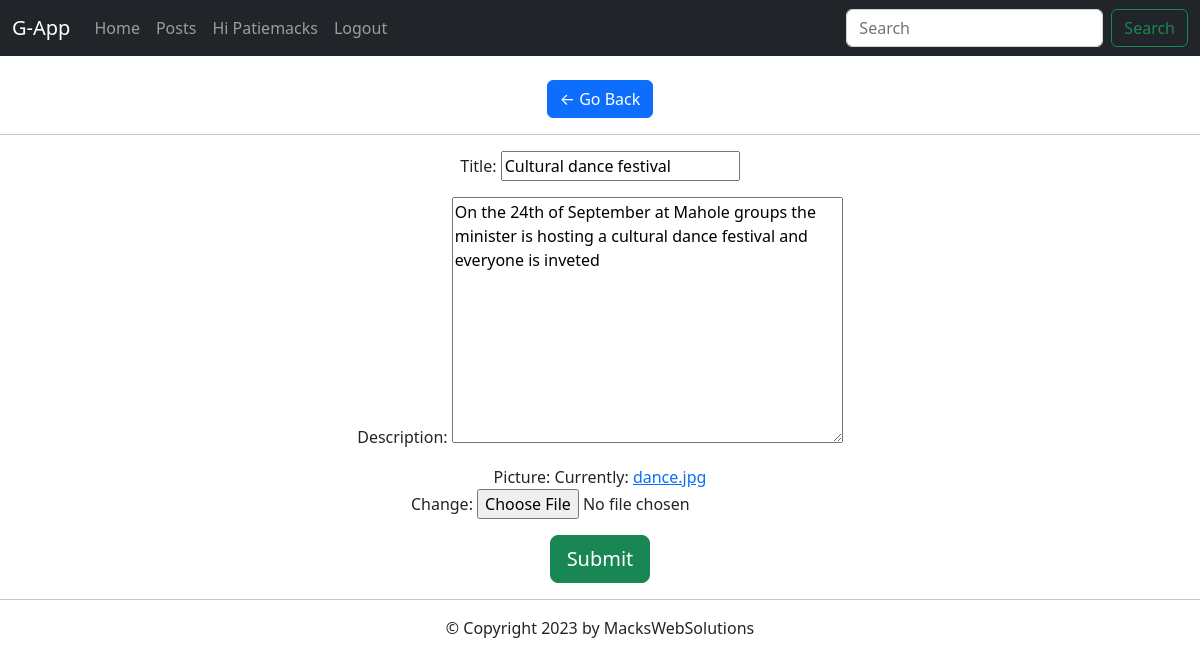
The app's page /post_update/1/ (signed in) with its own data.
### base/models.py (models this page shows, shortened)
class Post(models.Model):
    user = models.ForeignKey(User, on_delete=models.CASCADE,null=True,blank=True)
    title =models.CharField(max_length=50)
    description=models.TextField()
    picture=models.ImageField(upload_to='images/')
    created=models.DateTimeField(auto_now_add=True)

### base/views.py (the view)
# urls.py: path('post_update/<slug:pk>/' , PostUpdate.as_view(), name= 'post_update'),
class PostUpdate(LoginRequiredMixin,UpdateView):
    model=Post
    fields=['title','description','picture']
    success_url=reverse_lazy('index')

### base/templates/base/post_form.html (shortened to what this page needs)
{%extends 'base/index.html'%}
{%load static %}
 {% block content %}
 <center>
     <a href="{% url 'index' %} " class="btn btn-primary" id="">&#8592; Go Back</a>
     <br><hr>
    <form method="POST" enctype="multipart/form-data">
        {{form.as_p}}
        <button type="submit"  class="btn btn-lg btn-success md-5">Submit</button>
    </form>
</center>
{% endblock content %}

### base/templates/base/index.html (shortened to what this page needs)
<!doctype html>
<html lang="en">
  {% load static %}
  <head>
    <link href="https://cdn.jsdelivr.net/npm/bootstrap@5.2.3/dist/css/bootstrap.min.css" rel="stylesheet">
  </head>
  <body>
    <nav class="navbar navbar-expand-lg navbar-dark bg-dark">
  <div class="container-fluid">
    <a class="navbar-brand" href="{% url 'index' %}">G-App</a>
    <div class="collapse navbar-collapse" id="navbarSupportedContent">
      <ul class="navbar-nav me-auto mb-2 mb-lg-0">
        <li class="nav-item">
          <a class="nav-link" href="{% url 'index' %}">Home</a>
        </li>
        <li class="nav-item">
          <a class="nav-link" href="{% url 'post_list' %}">Posts</a>
        </li>
        {% if request.user.is_authenticated %}
        <li class="nav-item">
          <a class="nav-link" href="#">Hi {{request.user | title}}</a>
        </li>
        <li class="nav-item">
          <a class="nav-link" href="{% url 'logout' %}">Logout</a>
        </li>
        {% endif %}
        </ul>
        <form method="GET" class="d-flex" role="search">
        <input class="form-control me-2" name='search_area' type="text" placeholder="Search" aria-label="Search" value={{search_input}}>
        <button class="btn btn-outline-success" type="submit">Search</button>
      </form>
    </div>
  </div>
</nav>
<br>
{% block content %}{% endblock content %}
<hr>
<center>
<footer class="footer">
            <div class="container">
               <p>&copy; Copyright {% now "Y" %} by MacksWebSolutions</p>
            </div>
        </footer>
    </center>
  </body>
</html>

### records on screen
Post: title "Cultural dance festival", description "On the 24th of September at Mahole groups the minister is hosting a cultural dance festival and everyone is inveted"

### other values on screen
{{ request.user | title }} "Patiemacks"
